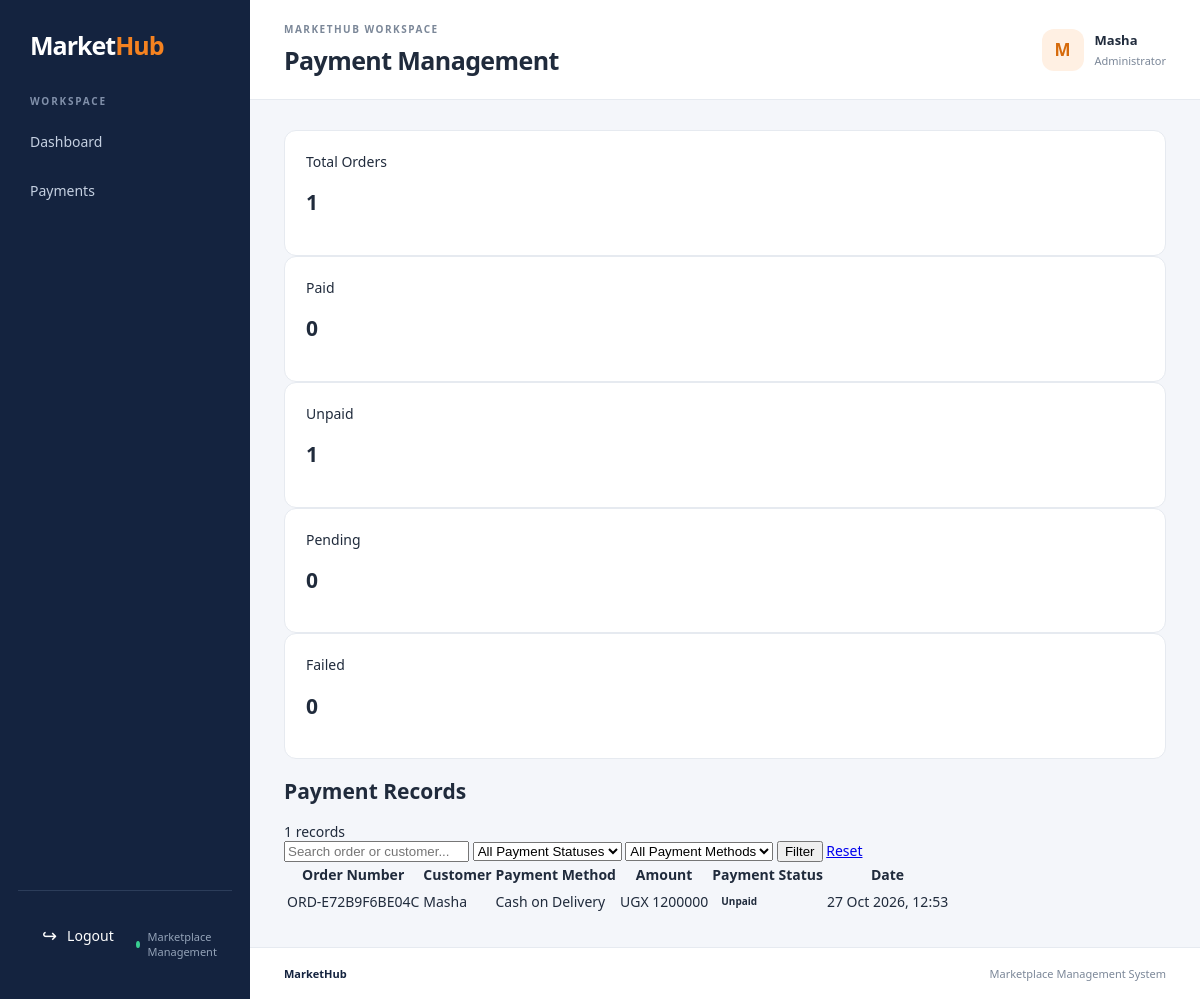
The page /dashboard/admin/payments/ (signed in) on the database as committed earlier.
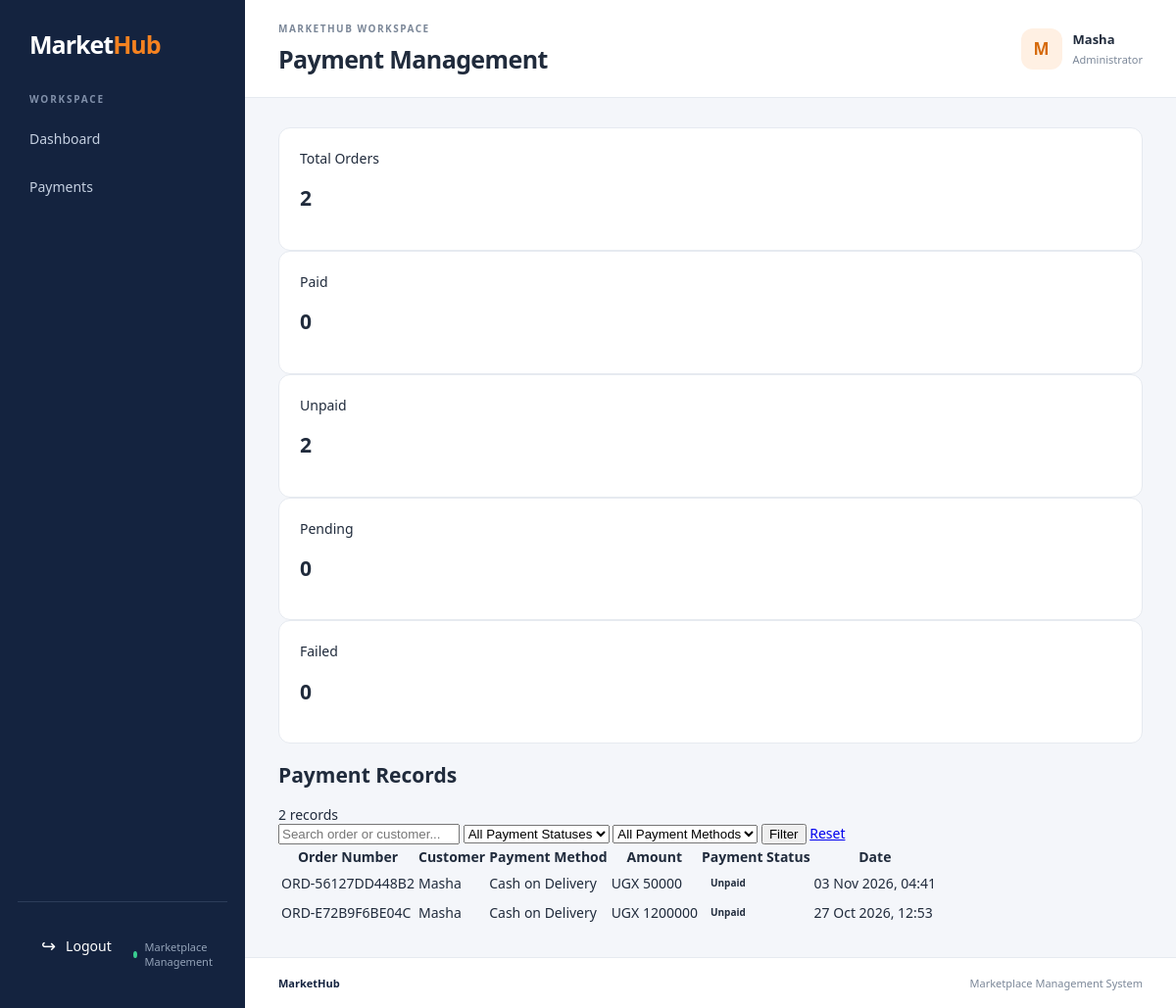
The same page on the database as committed later.
### orders/models.py (models this page shows, shortened)
class Order(models.Model):
    class Status(models.TextChoices):
        PENDING = "PENDING", "Pending"
        CONFIRMED = "CONFIRMED", "Confirmed"
        PROCESSING = "PROCESSING", "Processing"
        SHIPPED = "SHIPPED", "Shipped"
        DELIVERED = "DELIVERED", "Delivered"
        CANCELLED = "CANCELLED", "Cancelled"
    class PaymentStatus(models.TextChoices):
        UNPAID = "UNPAID", "Unpaid"
        PENDING = "PENDING", "Payment Pending"
        PAID = "PAID", "Paid"
        FAILED = "FAILED", "Failed"
        REFUNDED = "REFUNDED", "Refunded"
    class PaymentMethod(models.TextChoices):
        CASH_ON_DELIVERY = "CASH_ON_DELIVERY", "Cash on Delivery"
        MOBILE_MONEY = "MOBILE_MONEY", "Mobile Money"
        CARD = "CARD", "Card"
    order_number = models.CharField(
        max_length=16,
        unique=True,
        default=generate_order_number,
        editable=False,
    )
    customer = models.ForeignKey(
        settings.AUTH_USER_MODEL,
        on_delete=models.PROTECT,
        related_name="orders",
    )
    status = models.CharField(
        max_length=20,
        choices=Status.choices,
        default=Status.PENDING,
    )
    payment_status = models.CharField(
        max_length=20,
        choices=PaymentStatus.choices,
        default=PaymentStatus.UNPAID,
    )
    payment_method = models.CharField(
        max_length=25,
        choices=PaymentMethod.choices,
        default=PaymentMethod.CASH_ON_DELIVERY,
    )
    shipping_full_name = models.CharField(max_length=150)
    shipping_phone = models.CharField(max_length=30)
    shipping_address = models.TextField()
    shipping_city = models.CharField(max_length=100)
    shipping_region = models.CharField(max_length=100, blank=True)
    shipping_postal_code = models.CharField(max_length=20, blank=True)
    shipping_country = models.CharField(max_length=100, default="Uganda")
    subtotal = models.DecimalField(
        max_digits=12,
        decimal_places=2,
        default=Decimal("0.00"),
        validators=[MinValueValidator(Decimal("0.00"))],
    )
    shipping_cost = models.DecimalField(
        max_digits=12,
        decimal_places=2,
        default=Decimal("0.00"),
        validators=[MinValueValidator(Decimal("0.00"))],
    )
    tax_amount = models.DecimalField(
        max_digits=12,
        decimal_places=2,
        default=Decimal("0.00"),
        validators=[MinValueValidator(Decimal("0.00"))],
    )
    total_amount = models.DecimalField(
        max_digits=12,
        decimal_places=2,
        default=Decimal("0.00"),
        validators=[MinValueValidator(Decimal("0.00"))],
    )
    customer_note = models.TextField(blank=True)
    created_at = models.DateTimeField(auto_now_add=True)
    updated_at = models.DateTimeField(auto_now=True)
    class Meta:
        ordering = ["-created_at"]
        indexes = [
            models.Index(fields=["customer", "status"]),
            models.Index(fields=["payment_status"]),
            models.Index(fields=["created_at"]),
        ]

### accounts/models.py (models this page shows, shortened)
class User(AbstractUser):
    class Role(models.TextChoices):
        CUSTOMER = "CUSTOMER", "Customer"
        VENDOR = "VENDOR", "Vendor"
    email = models.EmailField(unique=True)
    role = models.CharField(
        max_length=10,
        choices=Role.choices,
        default=Role.CUSTOMER
    )

### ecommerce/views.py (the view, shortened to what this page needs)
@login_required
@user_passes_test(is_marketplace_admin)
def payment_management(request):
    search_query = request.GET.get("q", "").strip()
    status_filter = request.GET.get("status", "").strip()
    method_filter = request.GET.get("method", "").strip()
    payments = Order.objects.select_related(
        "customer"
    ).order_by("-created_at")
    if status_filter in Order.PaymentStatus.values:
        payments = payments.filter(payment_status=status_filter)
    else:
        status_filter = ""
    if method_filter in Order.PaymentMethod.values:
        payments = payments.filter(payment_method=method_filter)
    else:
        method_filter = ""
    context = {
        "payments": payments,
        "search_query": search_query,
        "status_filter": status_filter,
        "method_filter": method_filter,
        "payment_statuses": Order.PaymentStatus.choices,
        "payment_methods": Order.PaymentMethod.choices,
        "total_payments": Order.objects.count(),
        "paid_count": Order.objects.filter(
            payment_status=Order.PaymentStatus.PAID
        ).count(),
        "unpaid_count": Order.objects.filter(
            payment_status=Order.PaymentStatus.UNPAID
        ).count(),
        "pending_count": Order.objects.filter(
            payment_status=Order.PaymentStatus.PENDING
        ).count(),
        "failed_count": Order.objects.filter(
            payment_status=Order.PaymentStatus.FAILED
        ).count(),
    }
    return render(
        request,
        "dashboards/payment_management.html",
        context
    )

### carts/context_processors.py (called while the page is built)
def cart_item_count(request):
    if not request.user.is_authenticated:
        return {"cart_item_count": 0}
    cart = Cart.objects.filter(
        user=request.user,
        status=Cart.Status.ACTIVE,
    ).first()
    if cart is None:
        return {"cart_item_count": 0}
    return {
        "cart_item_count": sum(
            item.quantity for item in cart.items.all()
        )
    }

### ecommerce/views.py (called while the page is built)
def is_marketplace_admin(user):
    return user.is_staff or user.is_superuser

### products/views.py (called while the page is built)
def navigation_categories(request):
    categories = (
        Category.objects
        .filter(is_active=True, parent__isnull=True)
        .prefetch_related("subcategories")
        .order_by("name")
    )
    return {
        "navigation_categories": categories,
    }

### templates/dashboards/payment_management.html (shortened to what this page needs)
{% extends "dashboards/base.html" %}
{% block page_heading %}Payment Management{% endblock %}
{% block user_role %}Administrator{% endblock %}
{% block sidebar_menu %}
<a href="{% url 'admin_dashboard' %}" class="sidebar-link">Dashboard</a>
<a href="{% url 'payment_management' %}" class="sidebar-link">Payments</a>
{% endblock %}
{% block content %}
<div class="dashboard-stats">
    <div class="stat-card">
        <span>Total Orders</span>
        <h2>{{ total_payments }}</h2>
    </div>
    <div class="stat-card">
        <span>Paid</span>
        <h2>{{ paid_count }}</h2>
    </div>
    <div class="stat-card">
        <span>Unpaid</span>
        <h2>{{ unpaid_count }}</h2>
    </div>
    <div class="stat-card">
        <span>Pending</span>
        <h2>{{ pending_count }}</h2>
    </div>
    <div class="stat-card">
        <span>Failed</span>
        <h2>{{ failed_count }}</h2>
    </div>
</div>
<div class="dashboard-panel">
    <div class="panel-header">
        <h2>Payment Records</h2>
        <span>{{ payments|length }} records</span>
    </div>
    <form method="get" class="management-filters">
        <input
            type="text"
            name="q"
            placeholder="Search order or customer..."
            value="{{ search_query }}"
        >
        <select name="status">
            <option value="">All Payment Statuses</option>
        </select>
        <select name="method">
            <option value="">All Payment Methods</option>
        </select>
        <button type="submit">Filter</button>
        <a href="{% url 'payment_management' %}">Reset</a>
    </form>
    <div class="management-table">
        <table>
            <thead>
                <tr>
                    <th>Order Number</th>
                    <th>Customer</th>
                    <th>Payment Method</th>
                    <th>Amount</th>
                    <th>Payment Status</th>
                    <th>Date</th>
                </tr>
            </thead>
            <tbody>
                {% for order in payments %}
                <tr>
                    <td>{{ order.order_number }}</td>
                    <td>{{ order.customer.username }}</td>
                    <td>{{ order.get_payment_method_display }}</td>
                    <td>UGX {{ order.total_amount|floatformat:0 }}</td>
                    <td>
                        <span class="status-badge">
                            {{ order.get_payment_status_display }}
                        </span>
                    </td>
                    <td>{{ order.created_at|date:"d M Y, H:i" }}</td>
                </tr>
                {% empty %}
                <tr>
                    <td colspan="6">No payment records found.</td>
                </tr>
                {% endfor %}
            </tbody>
        </table>
    </div>
</div>
{% endblock %}

Rows that differ between the two databases and show on the page:
added Order: order_number "ORD-56127DD448B2", customer.username "Masha", payment_method "Cash on Delivery", total_amount "50000", payment_status "Unpaid", created_at "03 Nov 2026, 04:41"
Other text that changed with them:
{{ total_payments }}: "1" → "2"
{{ unpaid_count }}: "1" → "2"
{{ payments|length }}: "1" → "2"
